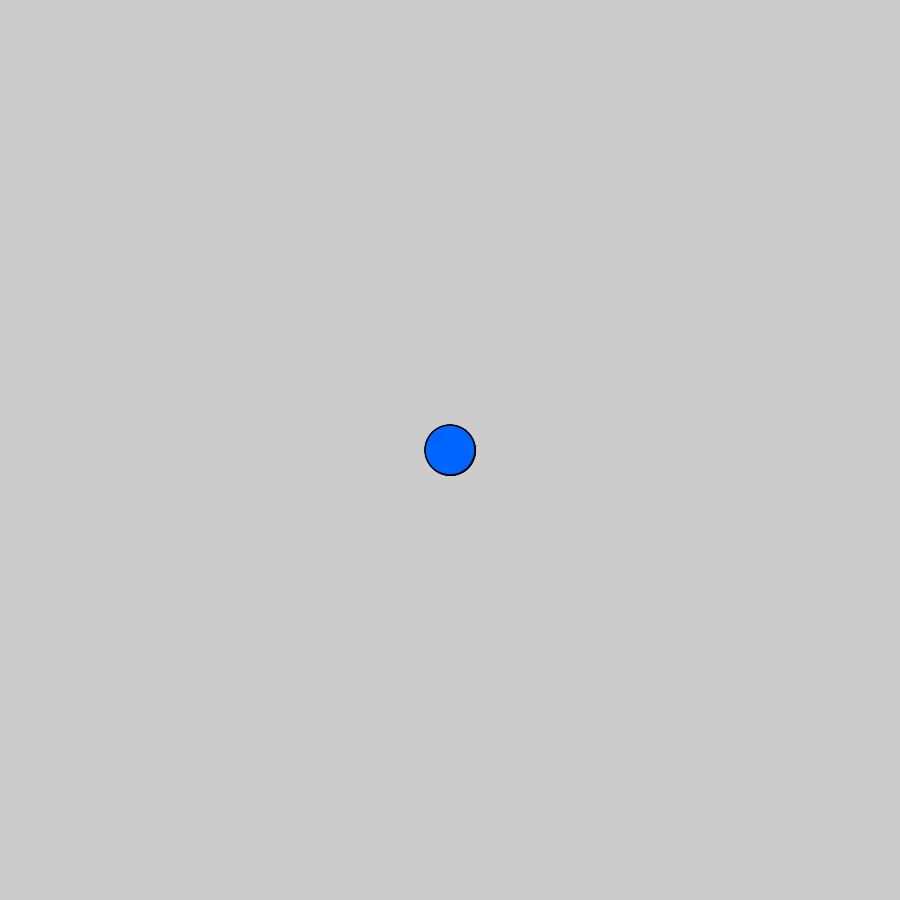
Frame 1 (no input)
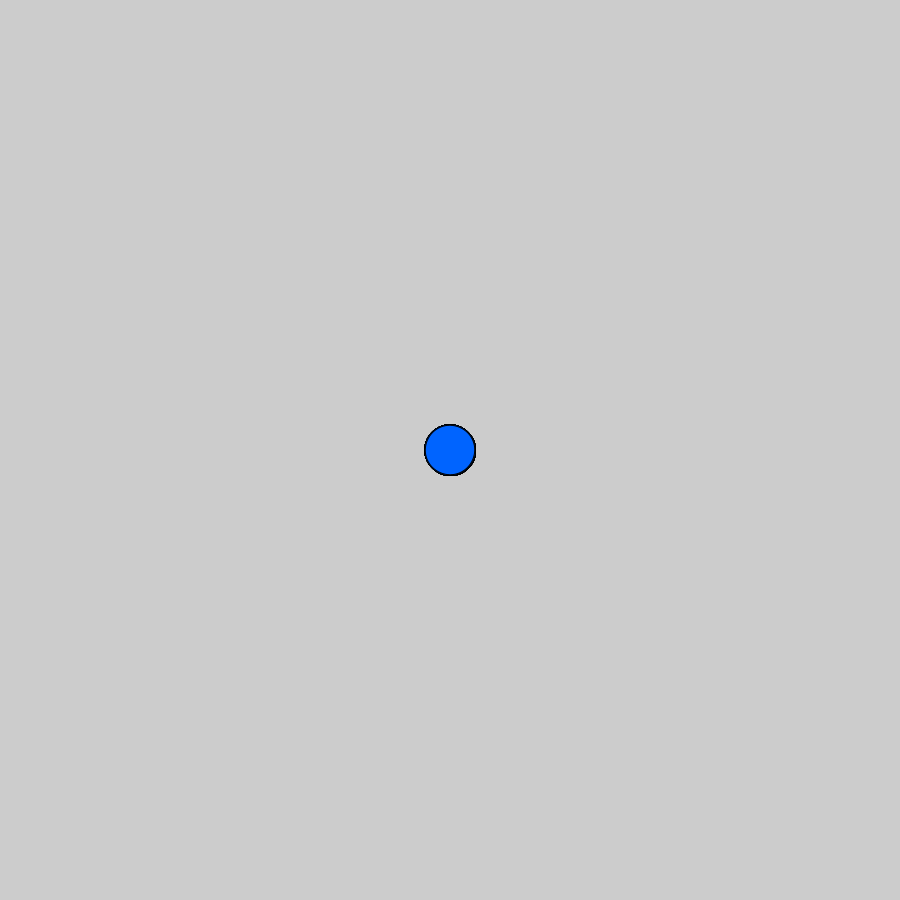
Frame 60 (the mouse pressed at the canvas centre just before this capture)
Frame 120 (the mouse held since frame 60 and released just before this capture): identical to frame 60, image omitted

The Processing sketch that drew these frames (run headless with seeded random() and noise(); from frame 60 on, the mouse is pressed at the canvas centre):

// Processing sketch: processing_95938
// ── processing_95938.pde

void setup() {
  size(900,900);
}

void draw() 

{
  if (mousePressed) {
    fill(0);
  } else {
    fill(0,100,255);
smooth();
translate(width/2, height/2);
ellipse(mouseX, mouseY, 50, 50);
ellipse(mouseX, mouseY, 50, 50);
rotate(radians(72));
ellipse(mouseX, mouseY, 50, 50);
rotate(radians(72));
ellipse(mouseX, mouseY, 50, 50);
rotate(radians(72));
ellipse(mouseX, mouseY, 50, 50);
rotate(radians(72));
ellipse(mouseX, mouseY, 50, 50);

}
}

void mousePressed() {
       background(255,255,255);
       translate(width/2, height/2);
     }
